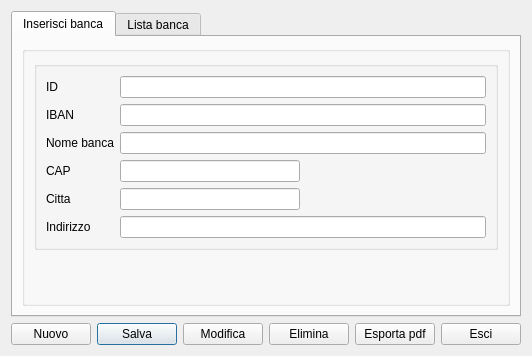
<?xml version="1.0" encoding="UTF-8"?>
<ui version="4.0">
 <class>banche</class>
 <widget class="QDialog" name="banche">
  <property name="geometry">
   <rect>
    <x>0</x>
    <y>0</y>
    <width>524</width>
    <height>356</height>
   </rect>
  </property>
  <property name="windowTitle">
   <string>Anagrafica banca</string>
  </property>
  <layout class="QGridLayout" name="gridLayout_4">
   <item row="0" column="0">
    <widget class="QTabWidget" name="tabWidget">
     <property name="currentIndex">
      <number>0</number>
     </property>
     <widget class="QWidget" name="tab">
      <attribute name="title">
       <string>Inserisci banca</string>
      </attribute>
      <layout class="QGridLayout" name="gridLayout_6">
       <item row="0" column="0">
        <widget class="QGroupBox" name="groupBox">
         <layout class="QGridLayout" name="gridLayout_3">
          <item row="2" column="1">
           <spacer name="verticalSpacer_2">
            <property name="orientation">
             <enum>Qt::Vertical</enum>
            </property>
            <property name="sizeHint" stdset="0">
             <size>
              <width>106</width>
              <height>233</height>
             </size>
            </property>
           </spacer>
          </item>
          <item row="2" column="0">
           <spacer name="verticalSpacer">
            <property name="orientation">
             <enum>Qt::Vertical</enum>
            </property>
            <property name="sizeHint" stdset="0">
             <size>
              <width>124</width>
              <height>233</height>
             </size>
            </property>
           </spacer>
          </item>
          <item row="2" column="2">
           <spacer name="verticalSpacer_3">
            <property name="orientation">
             <enum>Qt::Vertical</enum>
            </property>
            <property name="sizeHint" stdset="0">
             <size>
              <width>106</width>
              <height>233</height>
             </size>
            </property>
           </spacer>
          </item>
          <item row="1" column="0" colspan="3">
           <widget class="QGroupBox" name="groupBox">
            <layout class="QGridLayout" name="gridLayout_2">
             <item row="0" column="0">
              <widget class="QLabel" name="label_6">
               <property name="text">
                <string>ID</string>
               </property>
              </widget>
             </item>
             <item row="0" column="1" colspan="2">
              <widget class="QLineEdit" name="id">
               <property name="readOnly">
                <bool>true</bool>
               </property>
              </widget>
             </item>
             <item row="1" column="0">
              <widget class="QLabel" name="label">
               <property name="text">
                <string>IBAN</string>
               </property>
              </widget>
             </item>
             <item row="1" column="1" colspan="2">
              <widget class="QLineEdit" name="iban"/>
             </item>
             <item row="2" column="0">
              <widget class="QLabel" name="label_2">
               <property name="text">
                <string>Nome banca</string>
               </property>
              </widget>
             </item>
             <item row="2" column="1" colspan="2">
              <widget class="QLineEdit" name="banca"/>
             </item>
             <item row="5" column="0">
              <widget class="QLabel" name="label_3">
               <property name="text">
                <string>CAP</string>
               </property>
              </widget>
             </item>
             <item row="6" column="0">
              <widget class="QLabel" name="label_4">
               <property name="text">
                <string>Citta</string>
               </property>
              </widget>
             </item>
             <item row="7" column="1" colspan="2">
              <widget class="QLineEdit" name="indirizzo"/>
             </item>
             <item row="7" column="0">
              <widget class="QLabel" name="label_5">
               <property name="text">
                <string>Indirizzo</string>
               </property>
              </widget>
             </item>
             <item row="5" column="2" rowspan="2">
              <spacer name="horizontalSpacer">
               <property name="orientation">
                <enum>Qt::Horizontal</enum>
               </property>
               <property name="sizeHint" stdset="0">
                <size>
                 <width>40</width>
                 <height>20</height>
                </size>
               </property>
              </spacer>
             </item>
             <item row="5" column="1">
              <widget class="QLineEdit" name="cap"/>
             </item>
             <item row="6" column="1">
              <widget class="QLineEdit" name="citta"/>
             </item>
            </layout>
           </widget>
          </item>
         </layout>
        </widget>
       </item>
      </layout>
     </widget>
     <widget class="QWidget" name="tab_2">
      <attribute name="title">
       <string>Lista banca</string>
      </attribute>
      <layout class="QGridLayout" name="gridLayout_5">
       <item row="0" column="0">
        <widget class="QTableView" name="tableView">
         <attribute name="verticalHeaderDefaultSectionSize">
          <number>21</number>
         </attribute>
        </widget>
       </item>
      </layout>
     </widget>
    </widget>
   </item>
   <item row="1" column="0">
    <layout class="QGridLayout" name="gridLayout">
     <item row="0" column="2">
      <widget class="QPushButton" name="salva">
       <property name="toolTip">
        <string>Salva</string>
       </property>
       <property name="text">
        <string>Salva</string>
       </property>
       <property name="icon">
        <iconset resource="../fabaria.qrc">
         <normaloff>:/images/document-save.png</normaloff>:/images/document-save.png</iconset>
       </property>
       <property name="iconSize">
        <size>
         <width>16</width>
         <height>16</height>
        </size>
       </property>
      </widget>
     </item>
     <item row="0" column="1">
      <widget class="QPushButton" name="nuovo_b">
       <property name="text">
        <string>Nuovo</string>
       </property>
       <property name="icon">
        <iconset resource="../fabaria.qrc">
         <normaloff>:/images/documentation.png</normaloff>:/images/documentation.png</iconset>
       </property>
       <property name="iconSize">
        <size>
         <width>16</width>
         <height>16</height>
        </size>
       </property>
      </widget>
     </item>
     <item row="0" column="7">
      <spacer name="horizontalSpacer_4">
       <property name="orientation">
        <enum>Qt::Horizontal</enum>
       </property>
       <property name="sizeHint" stdset="0">
        <size>
         <width>40</width>
         <height>20</height>
        </size>
       </property>
      </spacer>
     </item>
     <item row="0" column="4">
      <widget class="QPushButton" name="elimina_b">
       <property name="toolTip">
        <string>Elimina</string>
       </property>
       <property name="text">
        <string>Elimina</string>
       </property>
       <property name="icon">
        <iconset resource="../fabaria.qrc">
         <normaloff>:/images/edit-delete.png</normaloff>:/images/edit-delete.png</iconset>
       </property>
       <property name="iconSize">
        <size>
         <width>16</width>
         <height>16</height>
        </size>
       </property>
      </widget>
     </item>
     <item row="0" column="5">
      <widget class="QPushButton" name="pdf_ex">
       <property name="text">
        <string>Esporta pdf</string>
       </property>
       <property name="icon">
        <iconset resource="../fabaria.qrc">
         <normaloff>:/images/pdf.png</normaloff>:/images/pdf.png</iconset>
       </property>
      </widget>
     </item>
     <item row="0" column="6">
      <widget class="QPushButton" name="esci">
       <property name="toolTip">
        <string>Esci da anagrafica
banca.</string>
       </property>
       <property name="text">
        <string>Esci</string>
       </property>
       <property name="icon">
        <iconset resource="../../backup_restore_db/images.qrc">
         <normaloff>:/images/dialog-close.png</normaloff>:/images/dialog-close.png</iconset>
       </property>
       <property name="iconSize">
        <size>
         <width>16</width>
         <height>16</height>
        </size>
       </property>
      </widget>
     </item>
     <item row="0" column="0">
      <spacer name="horizontalSpacer_3">
       <property name="orientation">
        <enum>Qt::Horizontal</enum>
       </property>
       <property name="sizeHint" stdset="0">
        <size>
         <width>40</width>
         <height>20</height>
        </size>
       </property>
      </spacer>
     </item>
     <item row="0" column="3">
      <widget class="QPushButton" name="modifica">
       <property name="text">
        <string>Modifica</string>
       </property>
       <property name="icon">
        <iconset resource="../fabaria.qrc">
         <normaloff>:/images/document-edit.png</normaloff>:/images/document-edit.png</iconset>
       </property>
      </widget>
     </item>
    </layout>
   </item>
  </layout>
 </widget>
 <tabstops>
  <tabstop>id</tabstop>
  <tabstop>iban</tabstop>
  <tabstop>banca</tabstop>
  <tabstop>cap</tabstop>
  <tabstop>citta</tabstop>
  <tabstop>indirizzo</tabstop>
  <tabstop>nuovo_b</tabstop>
  <tabstop>salva</tabstop>
  <tabstop>modifica</tabstop>
  <tabstop>elimina_b</tabstop>
  <tabstop>pdf_ex</tabstop>
  <tabstop>esci</tabstop>
  <tabstop>tabWidget</tabstop>
  <tabstop>tableView</tabstop>
 </tabstops>
 <resources>
  <include location="../../backup_restore_db/images.qrc"/>
  <include location="../fabaria.qrc"/>
 </resources>
 <connections/>
</ui>
